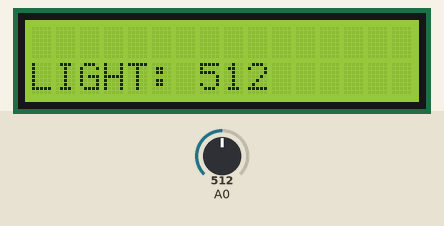
Simulated run of this sketch. Board: Arduino Uno, built with avr-gcc and run on an emulated ATmega328P. Parts: 16×2 character LCD. The test bench sets the inputs (shaded band); at power-on: A0 = 512.

Above: at 1.2 s.
1.3 s: A0 set to 716
At 1.8 s:
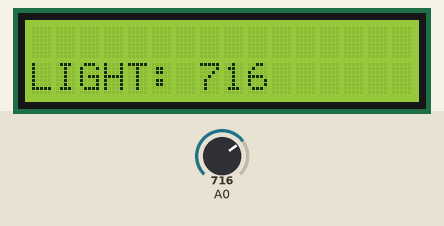
2.8 s: A0 set to 900
At 3.6 s:
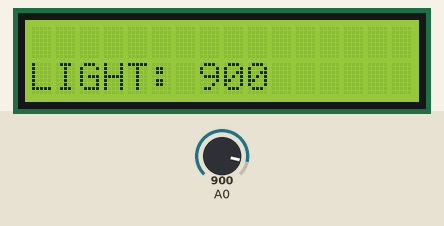
4.3 s: A0 set to 1023
At 5.3 s:
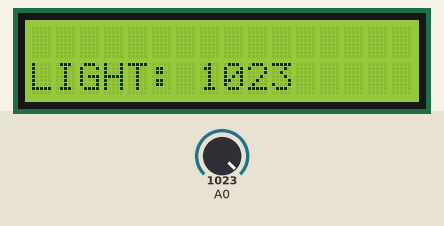
Timing chart, 0 to 7.3 s (numbered marks = the images above; inputs shaded):
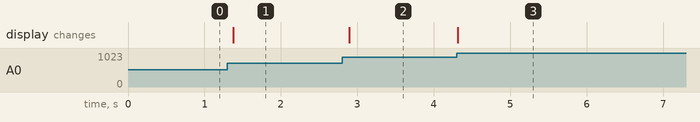

The sketch:

LCD_display.ino
```cpp
#include <LiquidCrystal.h>

LiquidCrystal lcd(7, 8, 9, 10, 11 , 12);

void setup() {
  lcd.begin(16, 2);
  lcd.setCursor(0,1);
  lcd.write("LIGHT: ");
}

void loop() {
  int sensorValue = analogRead(A0);
  lcd.setCursor(7,1);
  lcd.print(sensorValue);
  lcd.write("   ");
  delay(100);
}

// with the laser the impedence goes down to ~100. Without it is ~750. 250 shoud be a safe threshold
```

Measured:
- after the input at 1.3 s, the display: changes after 0.08 s (image 1)
- after the input at 2.8 s, the display: changes after 0.10 s (image 2)
- after the input at 4.3 s, the display: changes at once (image 3)
